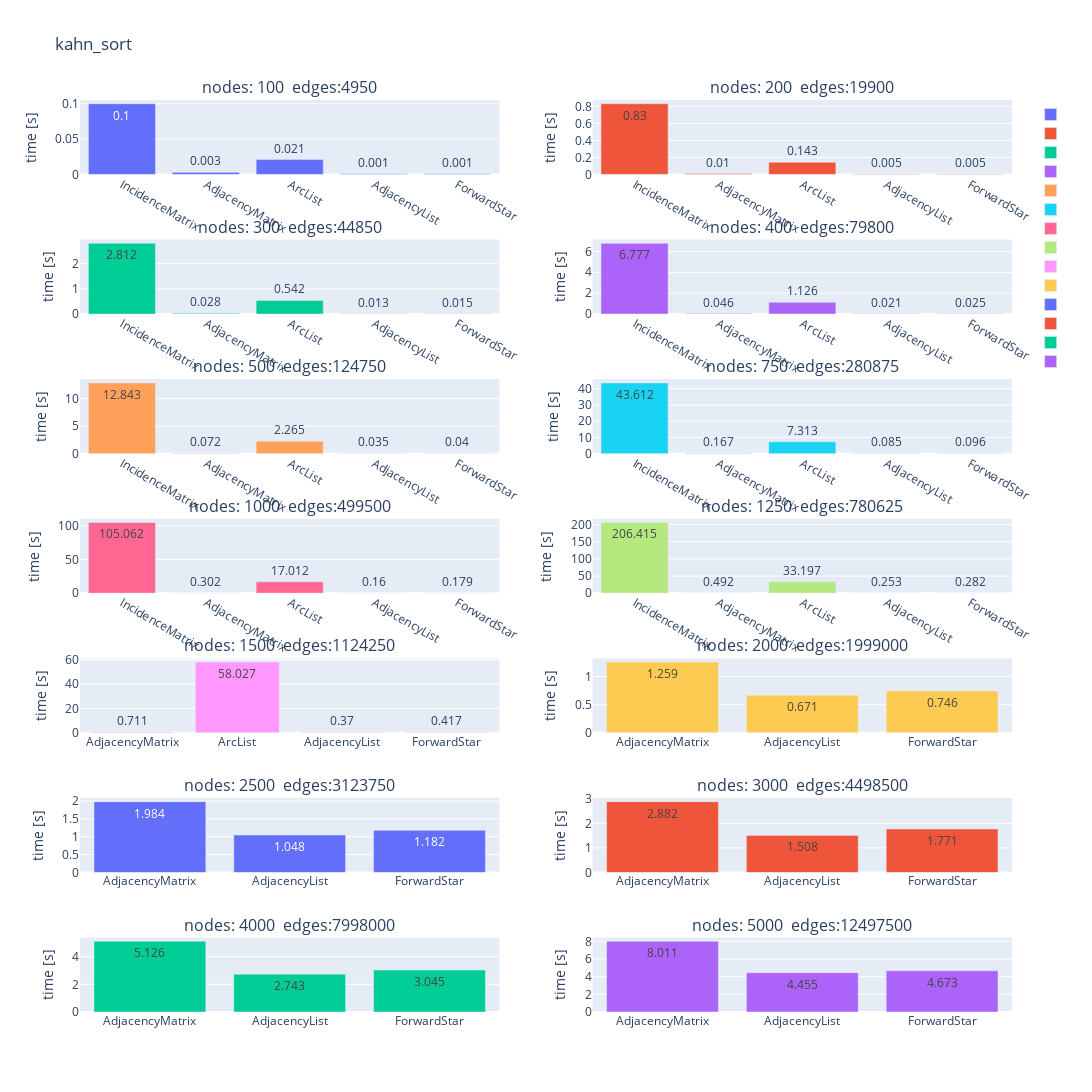

Source (notebook cell):
### Code cell
compareSortTimesForGraphSizes(times["kahn_sort"], "kahn_sort")

### Figure 1 — Plotly figure (JSON) as saved in the notebook; plotly's stock layout.template omitted (floating-point values rounded to 4 significant figures)
{"data": [{"name": "", "text": ["0.1", "0.003", "0.021", "0.001", "0.001"], "textposition": "auto", "type": "bar", "x": ["IncidenceMatrix", "AdjacencyMatrix", "ArcList", "AdjacencyList", "ForwardStar"], "xaxis": "x", "y": [0.1001, 0.002995, 0.021, 0.001002, 0.001001], "yaxis": "y"}, {"name": "", "text": ["0.83", "0.01", "0.143", "0.005", "0.005"], "textposition": "auto", "type": "bar", "x": ["IncidenceMatrix", "AdjacencyMatrix", "ArcList", "AdjacencyList", "ForwardStar"], "xaxis": "x2", "y": [0.8303, 0.01001, 0.1428, 0.005005, 0.005005], "yaxis": "y2"}, {"name": "", "text": ["2.812", "0.028", "0.542", "0.013", "0.015"], "textposition": "auto", "type": "bar", "x": ["IncidenceMatrix", "AdjacencyMatrix", "ArcList", "AdjacencyList", "ForwardStar"], "xaxis": "x3", "y": [2.812, 0.02839, 0.5424, 0.01301, 0.01501], "yaxis": "y3"}, {"name": "", "text": ["6.777", "0.046", "1.126", "0.021", "0.025"], "textposition": "auto", "type": "bar", "x": ["IncidenceMatrix", "AdjacencyMatrix", "ArcList", "AdjacencyList", "ForwardStar"], "xaxis": "x4", "y": [6.777, 0.04604, 1.126, 0.02102, 0.02502], "yaxis": "y4"}, {"name": "", "text": ["12.843", "0.072", "2.265", "0.035", "0.04"], "textposition": "auto", "type": "bar", "x": ["IncidenceMatrix", "AdjacencyMatrix", "ArcList", "AdjacencyList", "ForwardStar"], "xaxis": "x5", "y": [12.84, 0.07207, 2.265, 0.03503, 0.04004], "yaxis": "y5"}, {"name": "", "text": ["43.612", "0.167", "7.313", "0.085", "0.096"], "textposition": "auto", "type": "bar", "x": ["IncidenceMatrix", "AdjacencyMatrix", "ArcList", "AdjacencyList", "ForwardStar"], "xaxis": "x6", "y": [43.61, 0.1672, 7.313, 0.08508, 0.09609], "yaxis": "y6"}, {"name": "", "text": ["105.062", "0.302", "17.012", "0.16", "0.179"], "textposition": "auto", "type": "bar", "x": ["IncidenceMatrix", "AdjacencyMatrix", "ArcList", "AdjacencyList", "ForwardStar"], "xaxis": "x7", "y": [105.1, 0.302, 17.01, 0.1601, 0.1792], "yaxis": "y7"}, {"name": "", "text": ["206.415", "0.492", "33.197", "0.253", "0.282"], "textposition": "auto", "type": "bar", "x": ["IncidenceMatrix", "AdjacencyMatrix", "ArcList", "AdjacencyList", "ForwardStar"], "xaxis": "x8", "y": [206.4, 0.4924, 33.2, 0.2532, 0.2823], "yaxis": "y8"}, {"name": "", "text": ["0.711", "58.027", "0.37", "0.417"], "textposition": "auto", "type": "bar", "x": ["AdjacencyMatrix", "ArcList", "AdjacencyList", "ForwardStar"], "xaxis": "x9", "y": [0.7106, 58.03, 0.3703, 0.4171], "yaxis": "y9"}, {"name": "", "text": ["1.259", "0.671", "0.746"], "textposition": "auto", "type": "bar", "x": ["AdjacencyMatrix", "AdjacencyList", "ForwardStar"], "xaxis": "x10", "y": [1.259, 0.6707, 0.7457], "yaxis": "y10"}, {"name": "", "text": ["1.984", "1.048", "1.182"], "textposition": "auto", "type": "bar", "x": ["AdjacencyMatrix", "AdjacencyList", "ForwardStar"], "xaxis": "x11", "y": [1.984, 1.048, 1.182], "yaxis": "y11"}, {"name": "", "text": ["2.882", "1.508", "1.771"], "textposition": "auto", "type": "bar", "x": ["AdjacencyMatrix", "AdjacencyList", "ForwardStar"], "xaxis": "x12", "y": [2.882, 1.508, 1.771], "yaxis": "y12"}, {"name": "", "text": ["5.126", "2.743", "3.045"], "textposition": "auto", "type": "bar", "x": ["AdjacencyMatrix", "AdjacencyList", "ForwardStar"], "xaxis": "x13", "y": [5.126, 2.743, 3.045], "yaxis": "y13"}, {"name": "", "text": ["8.011", "4.455", "4.673"], "textposition": "auto", "type": "bar", "x": ["AdjacencyMatrix", "AdjacencyList", "ForwardStar"], "xaxis": "x14", "y": [8.011, 4.455, 4.673], "yaxis": "y14"}], "layout": {"annotations": [{"font": {"size": 16}, "showarrow": false, "text": "nodes: 100  edges:4950", "x": 0.225, "xanchor": "center", "xref": "paper", "y": 1.0, "yanchor": "bottom", "yref": "paper"}, {"font": {"size": 16}, "showarrow": false, "text": "nodes: 200  edges:19900", "x": 0.775, "xanchor": "center", "xref": "paper", "y": 1.0, "yanchor": "bottom", "yref": "paper"}, {"font": {"size": 16}, "showarrow": false, "text": "nodes: 300  edges:44850", "x": 0.225, "xanchor": "center", "xref": "paper", "y": 0.8469, "yanchor": "bottom", "yref": "paper"}, {"font": {"size": 16}, "showarrow": false, "text": "nodes: 400  edges:79800", "x": 0.775, "xanchor": "center", "xref": "paper", "y": 0.8469, "yanchor": "bottom", "yref": "paper"}, {"font": {"size": 16}, "showarrow": false, "text": "nodes: 500  edges:124750", "x": 0.225, "xanchor": "center", "xref": "paper", "y": 0.6939, "yanchor": "bottom", "yref": "paper"}, {"font": {"size": 16}, "showarrow": false, "text": "nodes: 750  edges:280875", "x": 0.775, "xanchor": "center", "xref": "paper", "y": 0.6939, "yanchor": "bottom", "yref": "paper"}, {"font": {"size": 16}, "showarrow": false, "text": "nodes: 1000  edges:499500", "x": 0.225, "xanchor": "center", "xref": "paper", "y": 0.5408, "yanchor": "bottom", "yref": "paper"}, {"font": {"size": 16}, "showarrow": false, "text": "nodes: 1250  edges:780625", "x": 0.775, "xanchor": "center", "xref": "paper", "y": 0.5408, "yanchor": "bottom", "yref": "paper"}, {"font": {"size": 16}, "showarrow": false, "text": "nodes: 1500  edges:1124250", "x": 0.225, "xanchor": "center", "xref": "paper", "y": 0.3878, "yanchor": "bottom", "yref": "paper"}, {"font": {"size": 16}, "showarrow": false, "text": "nodes: 2000  edges:1999000", "x": 0.775, "xanchor": "center", "xref": "paper", "y": 0.3878, "yanchor": "bottom", "yref": "paper"}, {"font": {"size": 16}, "showarrow": false, "text": "nodes: 2500  edges:3123750", "x": 0.225, "xanchor": "center", "xref": "paper", "y": 0.2347, "yanchor": "bottom", "yref": "paper"}, {"font": {"size": 16}, "showarrow": false, "text": "nodes: 3000  edges:4498500", "x": 0.775, "xanchor": "center", "xref": "paper", "y": 0.2347, "yanchor": "bottom", "yref": "paper"}, {"font": {"size": 16}, "showarrow": false, "text": "nodes: 4000  edges:7998000", "x": 0.225, "xanchor": "center", "xref": "paper", "y": 0.08163, "yanchor": "bottom", "yref": "paper"}, {"font": {"size": 16}, "showarrow": false, "text": "nodes: 5000  edges:12497500", "x": 0.775, "xanchor": "center", "xref": "paper", "y": 0.08163, "yanchor": "bottom", "yref": "paper"}], "height": 1600, "title": {"text": "kahn_sort"}, "width": 1200, "xaxis": {"anchor": "y", "domain": [0, 0.45]}, "xaxis10": {"anchor": "y10", "domain": [0.55, 1]}, "xaxis11": {"anchor": "y11", "domain": [0, 0.45]}, "xaxis12": {"anchor": "y12", "domain": [0.55, 1]}, "xaxis13": {"anchor": "y13", "domain": [0, 0.45]}, "xaxis14": {"anchor": "y14", "domain": [0.55, 1]}, "xaxis2": {"anchor": "y2", "domain": [0.55, 1]}, "xaxis3": {"anchor": "y3", "domain": [0, 0.45]}, "xaxis4": {"anchor": "y4", "domain": [0.55, 1]}, "xaxis5": {"anchor": "y5", "domain": [0, 0.45]}, "xaxis6": {"anchor": "y6", "domain": [0.55, 1]}, "xaxis7": {"anchor": "y7", "domain": [0, 0.45]}, "xaxis8": {"anchor": "y8", "domain": [0.55, 1]}, "xaxis9": {"anchor": "y9", "domain": [0, 0.45]}, "yaxis": {"anchor": "x", "domain": [0.9184, 1.0], "title": {"text": "time [s]"}}, "yaxis10": {"anchor": "x10", "domain": [0.3061, 0.3878], "title": {"text": "time [s]"}}, "yaxis11": {"anchor": "x11", "domain": [0.1531, 0.2347], "title": {"text": "time [s]"}}, "yaxis12": {"anchor": "x12", "domain": [0.1531, 0.2347], "title": {"text": "time [s]"}}, "yaxis13": {"anchor": "x13", "domain": [0, 0.08163], "title": {"text": "time [s]"}}, "yaxis14": {"anchor": "x14", "domain": [0, 0.08163], "title": {"text": "time [s]"}}, "yaxis2": {"anchor": "x2", "domain": [0.9184, 1.0], "title": {"text": "time [s]"}}, "yaxis3": {"anchor": "x3", "domain": [0.7653, 0.8469], "title": {"text": "time [s]"}}, "yaxis4": {"anchor": "x4", "domain": [0.7653, 0.8469], "title": {"text": "time [s]"}}, "yaxis5": {"anchor": "x5", "domain": [0.6122, 0.6939], "title": {"text": "time [s]"}}, "yaxis6": {"anchor": "x6", "domain": [0.6122, 0.6939], "title": {"text": "time [s]"}}, "yaxis7": {"anchor": "x7", "domain": [0.4592, 0.5408], "title": {"text": "time [s]"}}, "yaxis8": {"anchor": "x8", "domain": [0.4592, 0.5408], "title": {"text": "time [s]"}}, "yaxis9": {"anchor": "x9", "domain": [0.3061, 0.3878], "title": {"text": "time [s]"}}}}
